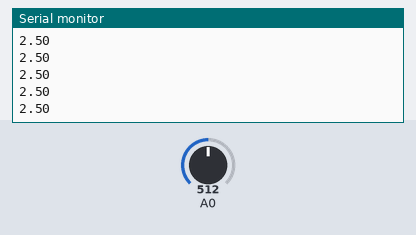
The sketch below on a simulated Arduino Uno, built with avr-gcc and run on an emulated ATmega328P. Parts: the last lines printed to the serial monitor. The test bench sets the inputs (shaded band); at power-on: A0 = 512.

Above: at 1.2 s.
1.3 s: A0 set to 716
At 1.31 s:
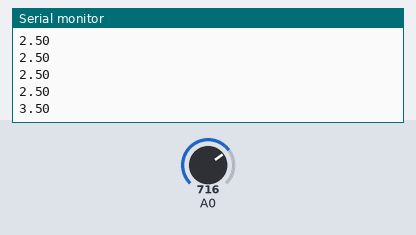
2.8 s: A0 set to 900
At 2.82 s:
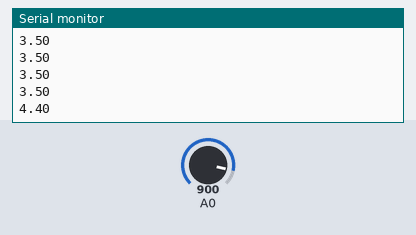
Timing chart, 0 to 5.8 s (numbered marks = the images above; inputs shaded):
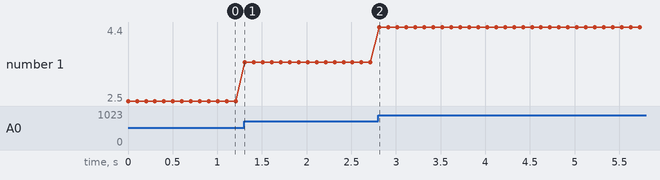

Measured:
- after the input at 1.3 s, the serial monitor: prints a new line at once (image 1)
- after the input at 2.8 s, the serial monitor: prints a new line at once (image 2)
- plotted number 1: 2.5 → 3.5 after the input at 1.3 s, 3.5 → 4.4 after the input at 2.8 s

The sketch:

sketch_nov18b.ino
```cpp
//Arduino 电压表程序
float READ_VALUE;
float CAL_VOL;

void setup() {
  Serial.begin(9600); //初始化串口，用来显示电压
}

void loop() {
  READ_VALUE = analogRead(0);
  CAL_VOL = (READ_VALUE / 1023) * 5.0;
  Serial.println(CAL_VOL);
  delay(100);
}
```
